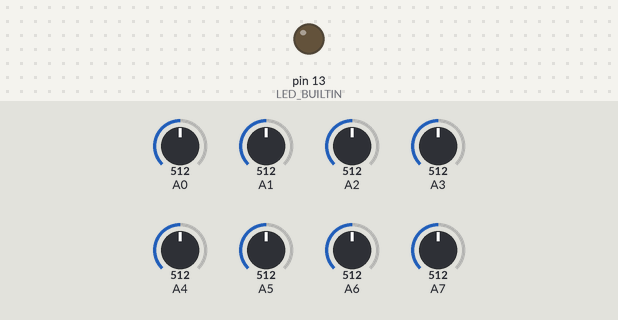
The sketch below on a simulated Arduino Nano, built with avr-gcc and run on an emulated ATmega328P. Shown: output pins drawn as LEDs (lit = HIGH). The test bench sets the inputs (shaded band); at power-on: A0 = 512, A1 = 512, A2 = 512, A3 = 512, A4 = 512, A5 = 512, A6 = 512, A7 = 512. What the sketch prints to the serial monitor is not drawn.

Above: at 0.1 s.
At 0.6 s:
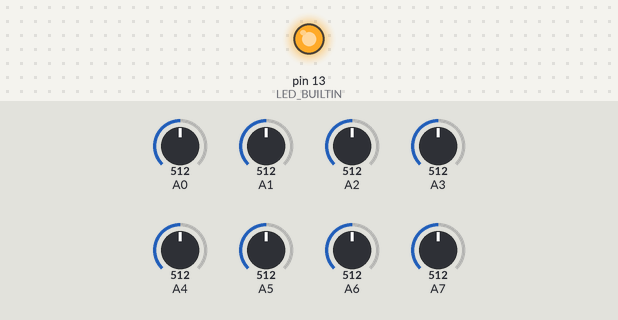
Timing chart, 0 to 4.0 s (numbered marks = the images above):
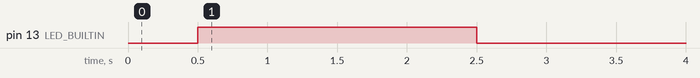

The sketch:

qtr_test.ino
```cpp
#include <QTRSensors.h>

QTRSensors qtr;

const uint8_t SensorCount = 8;
uint16_t sensorValues[SensorCount];


void setup() {
  // put your setup code here, to run once:
  qtr.setTypeAnalog();
  qtr.setSensorPins((const uint8_t[]){A0, A1, A2, A3, A4, A5, A6, A7}, SensorCount);
  qtr.setEmitterPin(2);

  delay(500);
  pinMode(LED_BUILTIN, OUTPUT);
  digitalWrite(LED_BUILTIN, HIGH); // turn on Arduino's LED to indicate we are in calibration mode

  // analogRead() takes about 0.1 ms on an AVR.
  // 0.1 ms per sensor * 4 samples per sensor read (default) * 6 sensors
  // * 10 reads per calibrate() call = ~24 ms per calibrate() call.
  // Call calibrate() 400 times to make calibration take about 10 seconds.
  for (uint16_t i = 0; i < 80; i++)
  {
    qtr.calibrate();
  }
  digitalWrite(LED_BUILTIN, LOW); // turn off Arduino's LED to indicate we are through with calibration

  // print the calibration minimum values measured when emitters were on
  Serial.begin(9600);
  for (uint8_t i = 0; i < SensorCount; i++)
  {
    Serial.print(qtr.calibrationOn.minimum[i]);
    Serial.print(' ');
  }
  Serial.println();

  // print the calibration maximum values measured when emitters were on
  for (uint8_t i = 0; i < SensorCount; i++)
  {
    Serial.print(qtr.calibrationOn.maximum[i]);
    Serial.print(' ');
  }
  Serial.println();
  Serial.println();
  delay(1000);
}

void loop() {
  // read calibrated sensor values and obtain a measure of the line position
  // from 0 to 5000 (for a white line, use readLineWhite() instead)
  uint16_t position = qtr.readLineBlack(sensorValues);

  // print the sensor values as numbers from 0 to 1000, where 0 means maximum
  // reflectance and 1000 means minimum reflectance, followed by the line
  // position
  for (uint8_t i = 0; i < SensorCount; i++)
  {
    Serial.print(sensorValues[i]);
    Serial.print('\t');
  }
  Serial.println(position);

  delay(20);

}
```
